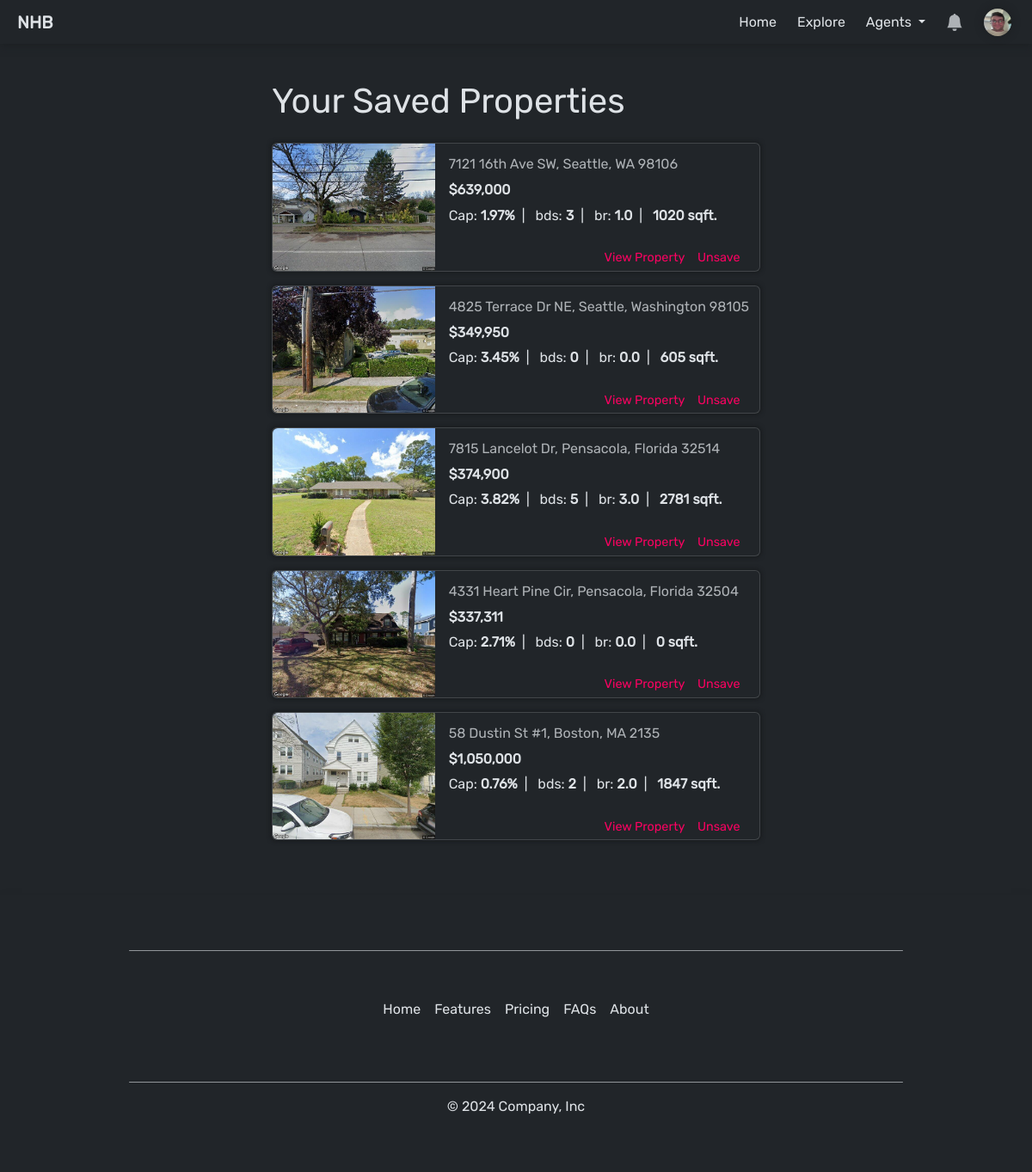
Page /profile/saved/ (signed in) on the earlier database version.
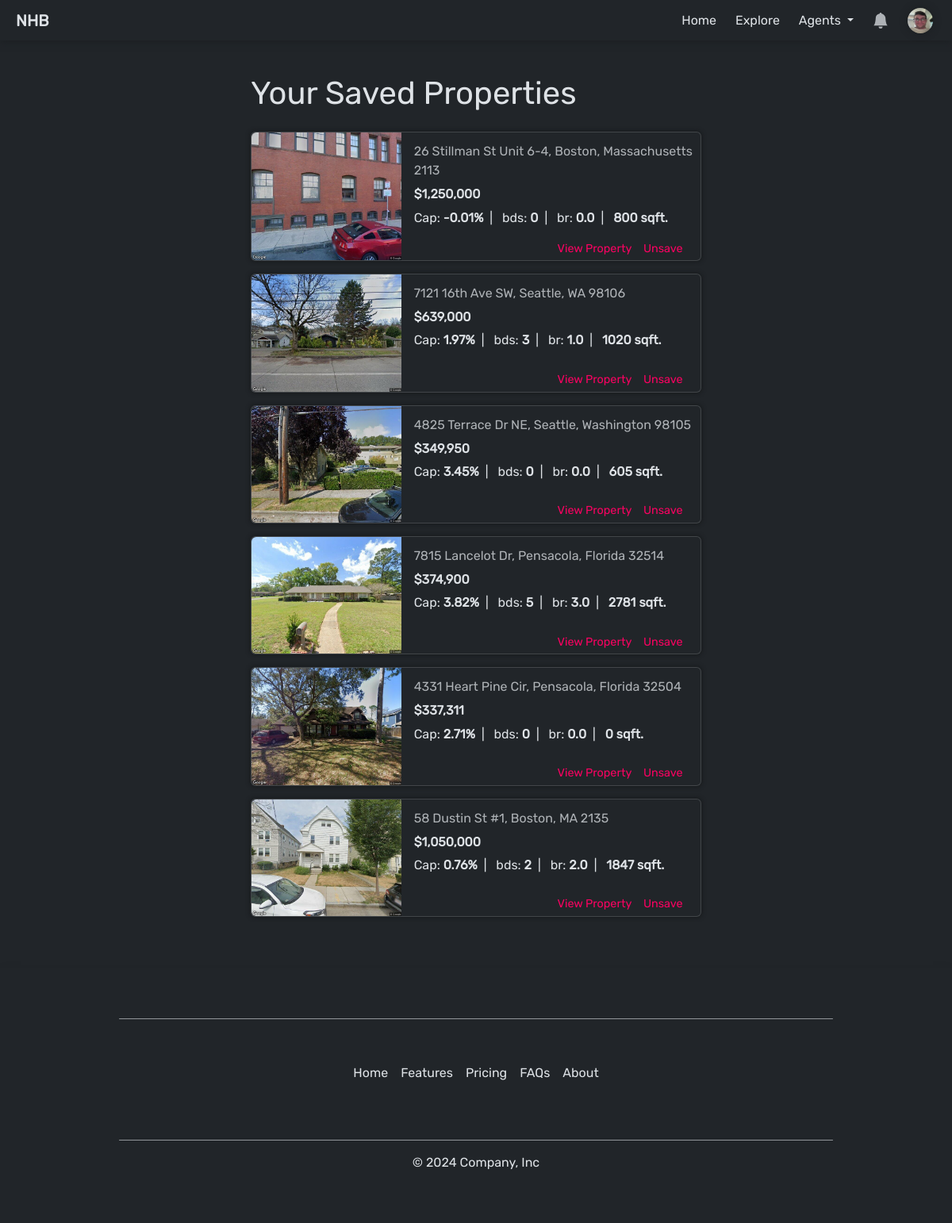
Same page on the later database version.
### property/models.py (models this page shows, shortened)
class SavedProperty(models.Model):
    profile = models.ForeignKey(Profile, on_delete=models.CASCADE)
    property_id = models.CharField(max_length=100)
    address = models.CharField(max_length=250)
    city = models.CharField(max_length=100)
    state = models.CharField(max_length=2)
    zip = models.IntegerField()
    image = models.ImageField(upload_to='property_images/', default='property_images/default/shrek.webp')
    price = models.DecimalField(max_digits=10, decimal_places=2)
    cap_rate = models.DecimalField(max_digits=7, decimal_places=4)
    beds = models.IntegerField()
    baths = models.DecimalField(max_digits=2, decimal_places=1)
    sq_ft = models.IntegerField()
    timestamp = models.DateTimeField(auto_now_add=True)
    archived = models.BooleanField(default=False)
    class Meta:
        constraints = [
            models.UniqueConstraint('profile', 'property_id', name='profile-property_id'),
        ]
    @property
    def endpoint(self):
        return f'/property/detail/state={self.state}&city={self.city}&address={self.address}&zip={self.zip}&id={self.property_id}/'
    @property
    def address_full(self):
        return f'{self.address}, {self.city}, {self.state} {self.zip}'

### profiles/views.py (the view)
# urls.py: path('saved/', views.saved_property_list_view, name='saved_property_list'),
@login_required(login_url='/account/login/')
def saved_property_list_view(request, *args, **kwargs):
    profile = Profile.objects.get(user=request.user)
    saved_properties_qs = SavedProperty.objects.filter(profile=profile).filter(archived=False).order_by('-timestamp')
    return render(request, 'profile/saved-properties.html', { 'profile': profile, 'saved_properties': saved_properties_qs })

### account/models.py (called while the page is built)
    @property
    def profile(self):
        return self.profile_set.first()

### agent/templatetags/is_agent.py (called while the page is built)
@register.filter(name='is_agent')
def is_agent(user: User, group_name='Agent'):
    return user.groups.filter(name=group_name).exists()

### profiles/models.py (called while the page is built)
    @property
    def unread_notification_count(self):
        return self.user.notification_set.filter(is_read=False).count()

### property/templatetags/currency.py (called while the page is built)
@register.filter(name='currency')
def currency(value: str, decimal: int)-> str:
    if type(value) == str:
        if value == '':
            value = 0
        else:
            value = float(value)
    return f'${value:,.{decimal}f}'

### property/templatetags/percentage.py (called while the page is built)
@register.filter(name='percentage')
def percentage(value: float)-> str:
    return f'{value*100:.2f}%'

### templates/profile/saved-properties.html
{% extends "base.html" %}
{% block content %}
<div class="container col-12 col-md-8 col-lg-6 py-5 px-3">
    <h1 class="mb-4">Your Saved Properties</h1>
    <div id="saved-property-container">
    {% if not saved_properties %}
        <p>No saved properties.</p>
    {% else %}
    {% for property in saved_properties %}
        {% include "profile/partials/saved-property-card.html" %}
    {% endfor %}
    {% endif %}
    </div>
</div>
{% endblock content %}

### templates/profile/partials/saved-property-card.html (shortened to what this page needs)
{% load static %}
{% load currency %}
{% load percentage %}
{% load comma %}
<div id="property-card-{{property.property_id}}" class="card mb-3 w-auto" style="box-shadow: 0 0 4px 2px var(--bs-dark-bg-subtle);">
    <div class="row g-0">
        <div class="col-4 col-md-4">
            <img src="{{property.image.url}}" class="img-fluid rounded-start h-100 card-image" alt="...">
        </div>
        <div class="col-8 col-md-8">
            <div class="card-body h-100  align-items-center py-1 ps-3 pe-2">
                <div class="property-card-details h-75 pt-2">
                    <p class="text-muted mb-2">{{ property.address_full }}</p>
                    <h6 style="font-weight:600;">{{ property.price|currency:0 }}</h6>
                    <p class="mb-2" style="font-size:1rem;">
                        Cap: <strong >{{ property.cap_rate|percentage }}</strong>&ensp;|&ensp;
                        bds: <strong>{{ property.beds }}</strong>&ensp;|&ensp;
                        br: <strong>{{ property.baths }}</strong>&ensp;|&ensp;
                        <strong>{{ property.sq_ft }} sqft.</strong>
                    </p>
                </div>
                <div id="card-button-container" class="d-flex pb-2 h-25">
                    <a style="color:var(--love);" href="{{property.endpoint}}">View Property</a>
                    {% if user == request.user %}
                        <a
                        style="color:var(--love);"
                        hx-post="{% url 'toggle_property_saved' %}"
                        hx-target="#property-card-{{property.property_id}}"
                        hx-vals='{ "view": "profile", "property": { "propertyId": "{{ property.property_id }}" }}'
                        hx-swap="outerHTML"
                        >Unsave</a>
                    {% endif %}
                </div>
            </div>
        </div>
    </div>
</div>

Differences in the rows shown:
added SavedProperty: image (picture), address_full "26 Stillman St Unit 6-4, Boston, Massachusetts 2113", price "$1,250,000", cap_rate|percentage "-0.01%", beds "0", baths "0.0", sq_ft "800"
